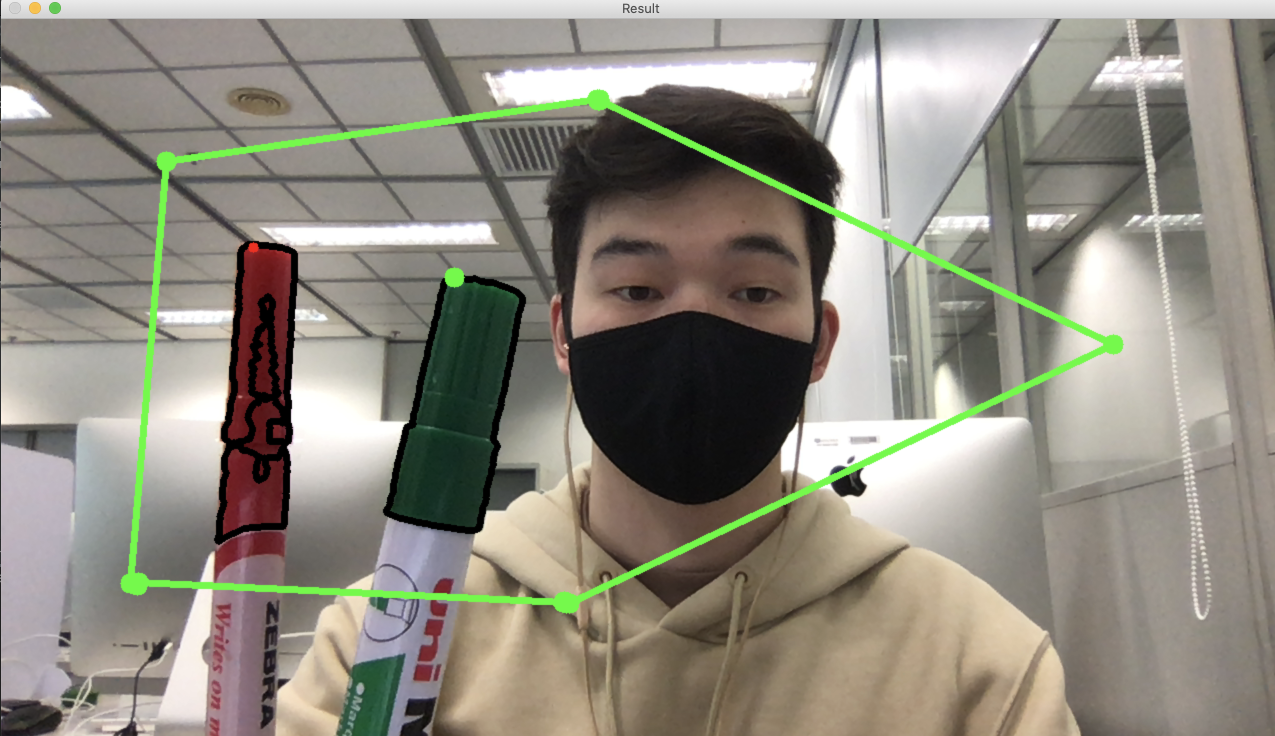
#> input picture screens/scr1.png, 2550 x 1472 px, given in place of the camera (shown at 1/2 size)
$ python VirtualDrawing.py
#> lines starting #> are read from the running program, lines starting #| are printed output that depends on the picture; after the words box and inside, x2 and y2 are one past the last pixel; in counts of white or black regions, pixels touching at a corner belong together
#> further down, image is the input picture: shape (1472, 2550, 3); mean B, G, R 128.4, 139.4, 143.5
import cv2
import numpy as np

flagList = [0,1]
globCounter = 0
drawing = flagList[0]
mode, connect = True, False
drawPath = []  # x ,y, color, size
pointsRectangle = [] # poits for drawing rectangle

#windowWidth, windowHeight = 500, 300
# sequence: hMin, sMin, vMin, hMax, sMax, vMax
deepGreen = [55,79,0,117,255,255]
lightRed = [78,133,104,179,255,255]
colorList = [deepGreen, lightRed]

#Coresponding color for drawing
green = [0,255,0]
red = [0,0,255]
colorDrawing = [green, red]

capture = cv2.VideoCapture(0)
capture.set(3, 500)
capture.set(4, 400)

def fixPoint(points, color):
    for point in points:
        cv2.circle(imageOutput, (point[0], point[1]), 10, colorDrawing[point[2]], cv2.FILLED)

def drawRectangle(points, colorDrawing):
    color = colorDrawing[points[0][2]]
    for i in range(len(points)-1):
        cv2.line(imageOutput, (points[i][0], points[i][1]), (points[i+1][0], points[i+1][1]), color, 5)

    cv2.line(imageOutput, (points[-1][0], points[-1][1]), (points[0][0], points[0][1]), color, 5)


def drawLine(points, colorValue, flag):
    if flag:
        for point in points:
            cv2.circle(imageOutput, (point[0], point[1]), 5*point[3], colorDrawing[point[2]], cv2.FILLED)
            cv2.circle(imageOutput, (point[0]+2, point[1]+2), 2 * point[3], colorDrawing[point[2]], cv2.FILLED)
            cv2.circle(imageOutput, (point[0]+2, point[1]-2), 2 * point[3], colorDrawing[point[2]], cv2.FILLED)
            cv2.circle(imageOutput, (point[0]-2, point[1]+2), 2 * point[3], colorDrawing[point[2]], cv2.FILLED)
            cv2.circle(imageOutput, (point[0]-2, point[1]-2), 2 * point[3], colorDrawing[point[2]], cv2.FILLED)

def getCon(image):
    x, y, width, height, ratioSize = 0,0,0,0,0
    cons, hrhy = cv2.findContours(image, cv2.RETR_EXTERNAL, cv2.CHAIN_APPROX_NONE)
    for contour in cons:
        area = cv2.contourArea(contour)
        if area>7000:
            cv2.drawContours(imageOutput, contour, -1, (0, 0, 0), 5)
            perimeter = cv2.arcLength(contour,True)
            corners = cv2.approxPolyDP(contour, 0.01*perimeter, True)
            x, y, width, height = cv2.boundingRect(corners)
            ratioSize = round((area // 10000))
            #print(ratioSize)
    return x+width //2, y, ratioSize


def colorDetect(image, colors):
    imgHSV = cv2.cvtColor(image, cv2.COLOR_BGR2HSV)
#> imgHSV: shape (1472, 2550, 3); mean H, S, V 36.3, 37.8, 147.3
    pointsList = []  # x ,y, color, size
    schet = 0
    for colorPars in colors:
        lowerLimit = np.array(colorPars[:3])
        upperLimit = np.array(colorPars[3:6])
        mask = cv2.inRange(imgHSV, lowerLimit, upperLimit)
        xCoord, yCoord, ratioSize = getCon(mask)

        cv2.circle(imageOutput, (xCoord, yCoord), 5*ratioSize, colorDrawing[schet], cv2.FILLED)
        if xCoord!=0 and yCoord!=0:
            pointsList.append([xCoord,yCoord,schet, ratioSize])
        schet +=1
#> this loop made 2 passes
#> (xCoord, yCoord, ratioSize) on passes 1 to 2: (910, 561, 7), (0, 0, 0)
#> pass 1, in colorDetect, `mask = cv2.inRange(imgHSV, lowerLimit, upperLimit)`:
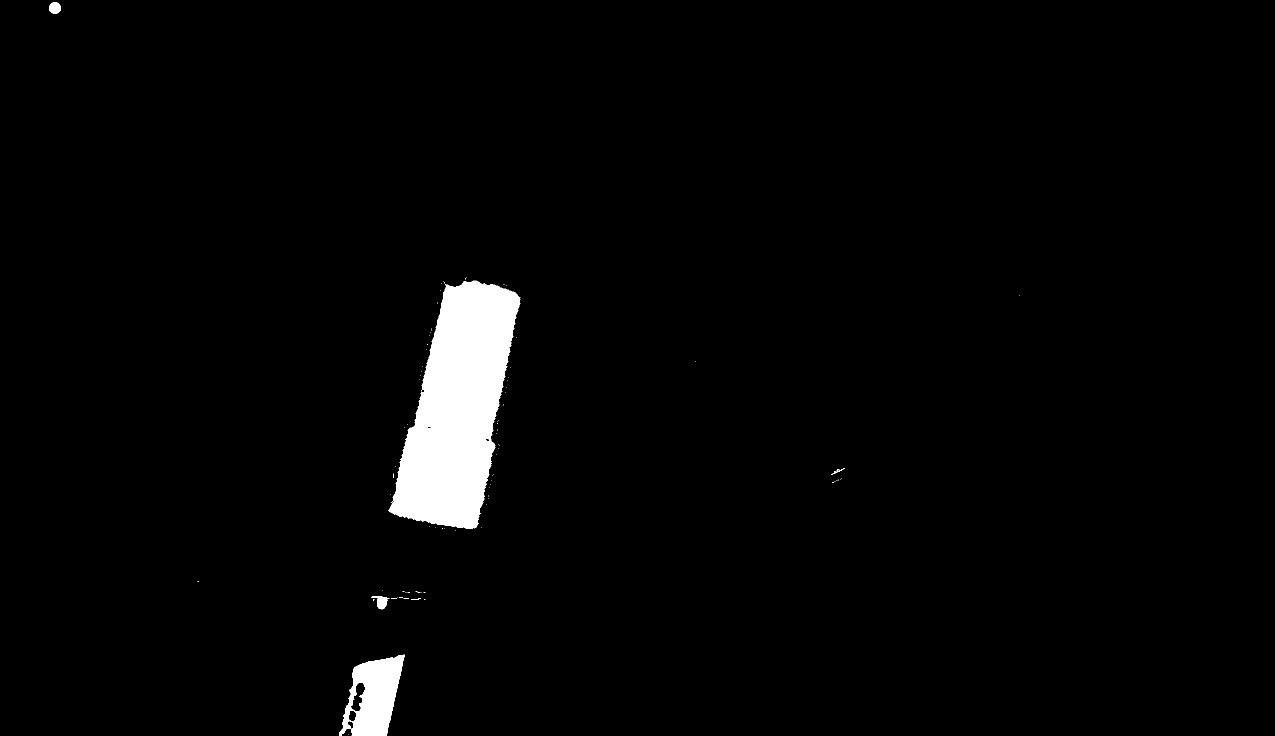
#> mask: shape (1472, 2550) (shown at 1/2 size); 2.5% white; 87 white regions (81 under 20 px), largest, box (x1, y1, x2, y2) and area: (779, 561, 1041, 1057) 78477, (679, 1309, 809, 1472) 12778, (742, 1193, 779, 1219) 456, (98, 4, 122, 28) 442, (1662, 936, 1690, 950) 65, (822, 1197, 842, 1199) 22
#> pass 2, in colorDetect, `mask = cv2.inRange(imgHSV, lowerLimit, upperLimit)`:
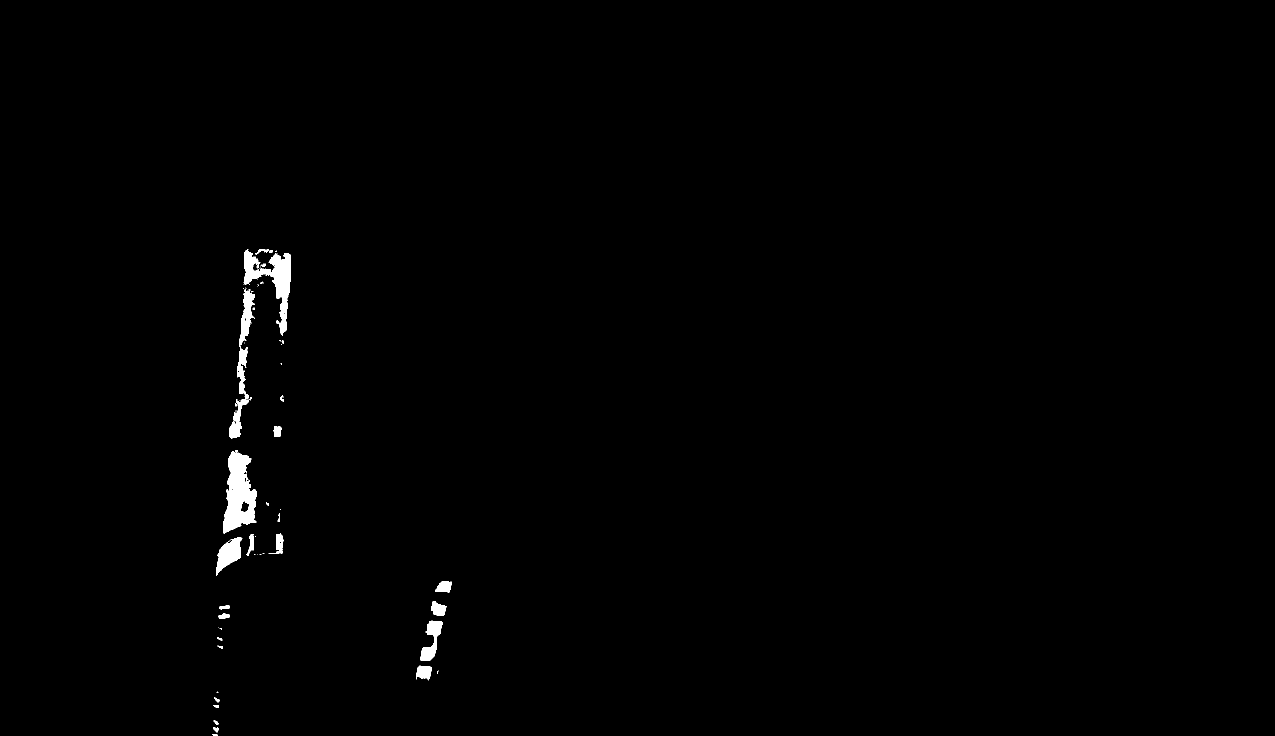
#> mask: shape (1472, 2550) (shown at 1/2 size); 0.64% white; 69 white regions (42 under 20 px), largest, box (x1, y1, x2, y2) and area: (447, 900, 514, 1067) 6879, (487, 498, 582, 671) 5359, (458, 575, 510, 877) 4015
#> after the loop:
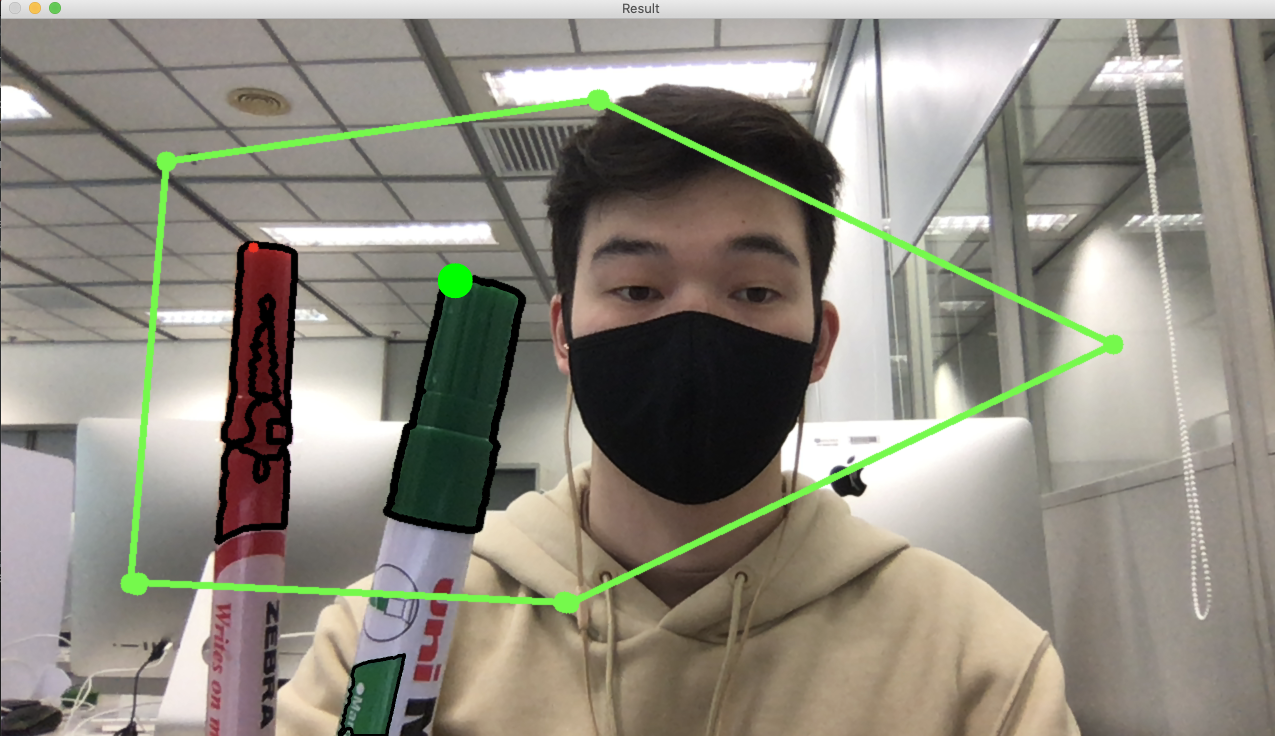
#> imageOutput: shape (1472, 2550, 3) (shown at 1/2 size); 0.28% of pixels changed, all inside (x1, y1, x2, y2) = (0, 0, 1039, 1472)
#> after the loop, pointsList = [[910, 561, 0, 7]]; schet = 2
    return pointsList

while True:
    success, image = capture.read()
    imageOutput = image.copy()
    blur = cv2.GaussianBlur(image, (5,5), 0)
    pointsList = colorDetect(blur, colorList)
#> pointsList = [[910, 561, 0, 7]]

    if cv2.waitKey(1) & 0xFF == ord('p'):
#> (key q is pressed here)
        drawPath = []
        pointsRectangle = []

    if cv2.waitKey(1) & 0xFF == ord('r'):
#> (key q is pressed here)
        pointsRectangle.append(pointsList[-1])
    fixPoint(pointsRectangle, colorDrawing)

    if cv2.waitKey(1) & 0xFF == ord('t'):
#> (key q is pressed here)
        connect = not connect
    if connect:
        drawRectangle(pointsRectangle, colorDrawing)

    if cv2.waitKey(1) & 0xFF == ord('d'):
#> (key q is pressed here)
        globCounter += 1
        drawing = flagList[globCounter%len(flagList)]
        drawPath = []

    if pointsList:
        for obj in pointsList:
            drawPath.append(obj)
#> this loop made 1 pass
#> after the loop, drawPath = [[910, 561, 0, 7]]
    if drawPath:
        drawLine(drawPath, colorDrawing, drawing)

    cv2.imshow('Result', imageOutput)

    if cv2.waitKey(1) & 0xFF == ord('q'):
#> (key q is pressed here)
        break
